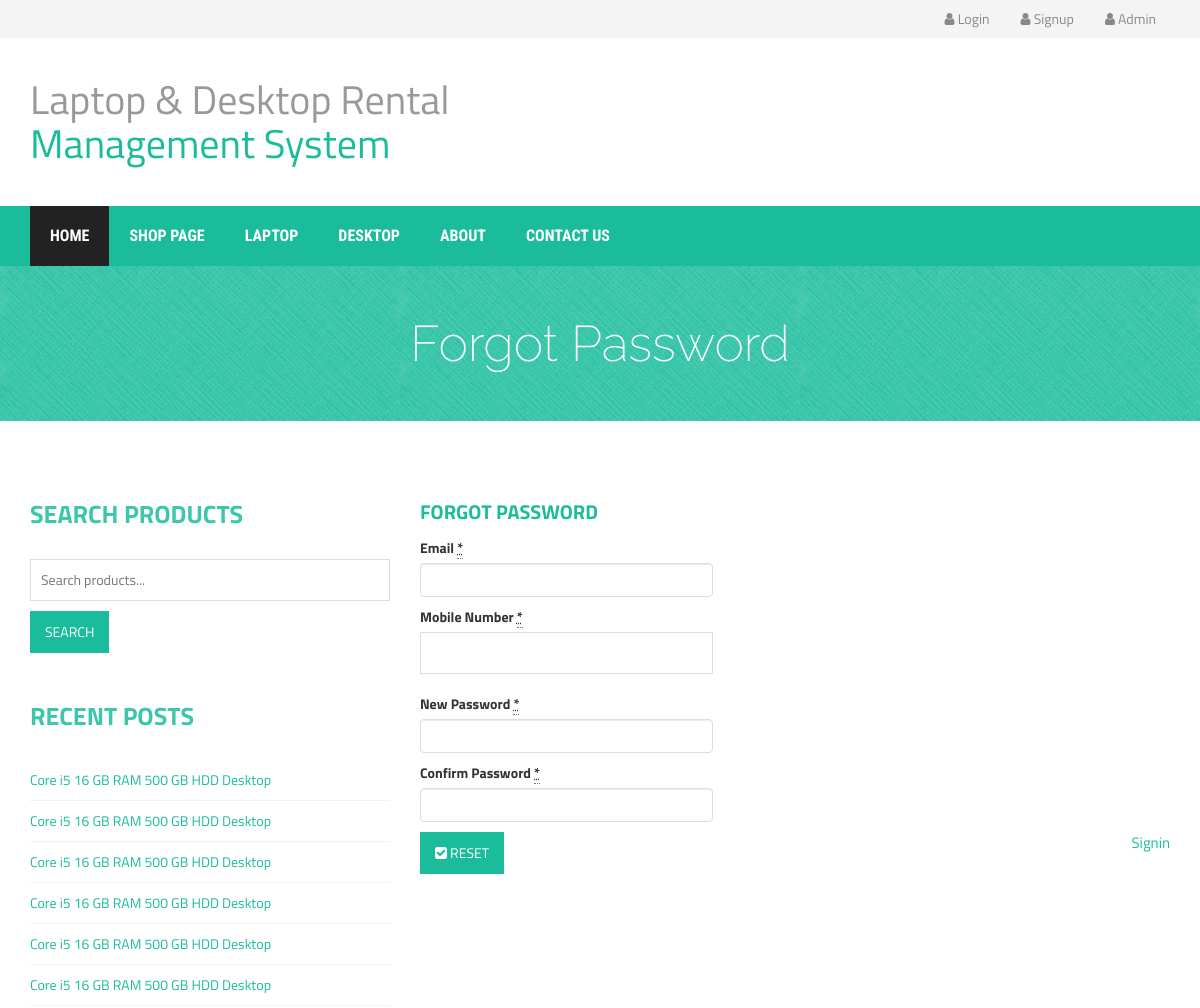
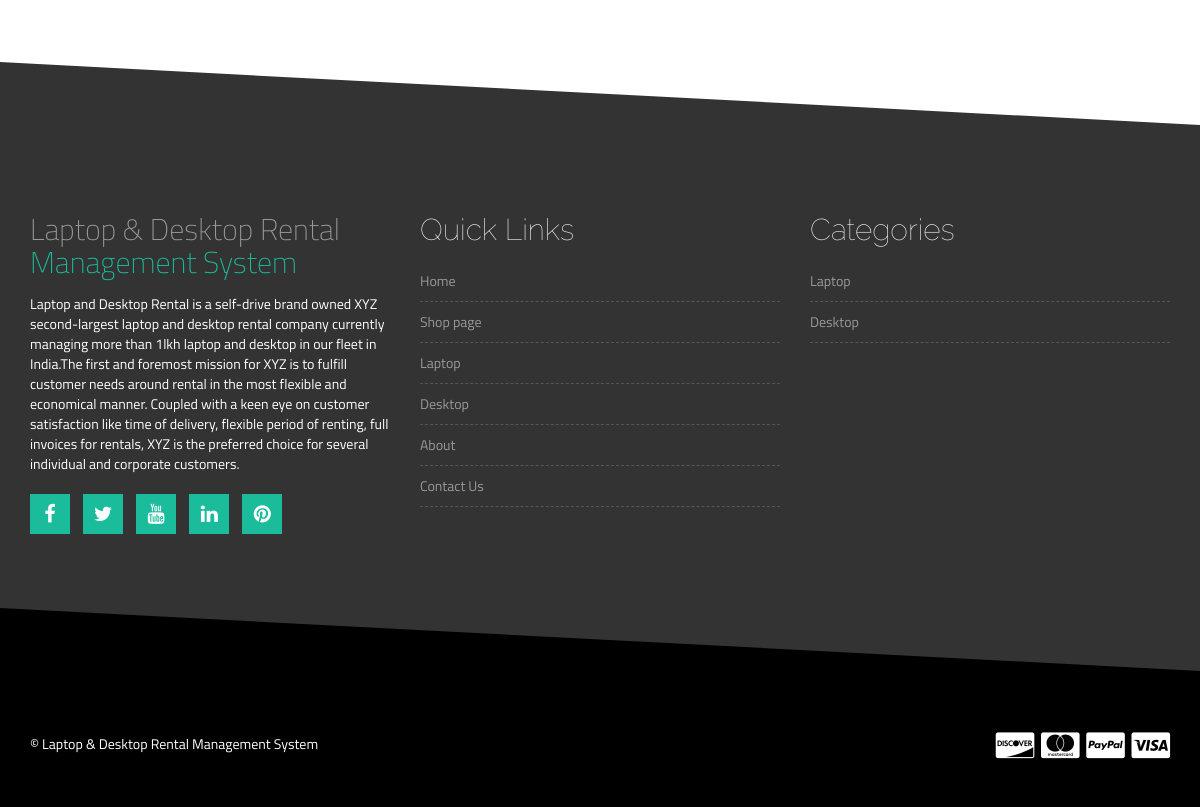
/forgot-password.php, run on the app's committed database (2 pictures, top to bottom).
### tables this page shows
CREATE TABLE `tblproduct` (
  `ID` int(5) NOT NULL,
  `Type` varchar(50) DEFAULT NULL,
  `BrandID` int(5) DEFAULT NULL,
  `ProductName` varchar(250) DEFAULT NULL,
  `Processor` varchar(250) DEFAULT NULL,
  `Screen` varchar(200) DEFAULT NULL,
  `RAM` varchar(100) DEFAULT NULL,
  `Storage` varchar(250) DEFAULT NULL,
  `Charges` varchar(250) DEFAULT NULL,
  `RentalPrice` decimal(10,0) DEFAULT NULL,
  `ProductModel` varchar(250) DEFAULT NULL,
  `ProductDescription` mediumtext DEFAULT NULL,
  `Image` varchar(250) DEFAULT NULL,
  `Image1` varchar(250) DEFAULT NULL,
  `Image2` varchar(250) DEFAULT NULL,
  `Image3` varchar(250) DEFAULT NULL,
  `Image4` varchar(250) DEFAULT NULL,
  `Image5` varchar(250) DEFAULT NULL,
  `CreationDate` timestamp NULL DEFAULT current_timestamp()
);

CREATE TABLE `tblpage` (
  `ID` int(10) NOT NULL,
  `PageType` varchar(200) DEFAULT NULL,
  `PageTitle` mediumtext DEFAULT NULL,
  `PageDescription` mediumtext DEFAULT NULL,
  `Email` varchar(200) DEFAULT NULL,
  `MobileNumber` bigint(10) DEFAULT NULL,
  `UpdationDate` timestamp NOT NULL DEFAULT current_timestamp() ON UPDATE current_timestamp()
);

### forgot-password.php (the view, shortened to what this page needs)
<?php
include('includes/dbconnection.php');
?>
<!DOCTYPE html>
<html lang="en">
  <head>
    <link rel="stylesheet" href="http://maxcdn.bootstrapcdn.com/bootstrap/3.2.0/css/bootstrap.min.css">
    <link rel="stylesheet" href="http://maxcdn.bootstrapcdn.com/font-awesome/4.3.0/css/font-awesome.min.css">
    <link rel="stylesheet" href="css/owl.carousel.css">
    <link rel="stylesheet" href="style.css">
    <link rel="stylesheet" href="css/responsive.css">
  </head>
  <body>
    <?php include_once('includes/header.php');?>
    <div class="product-big-title-area">
        <div class="container">
            <div class="row">
                <div class="col-md-12">
                    <div class="product-bit-title text-center">
                        <h2>Forgot Password</h2>
                    </div>
                </div>
            </div>
        </div>
    </div>
    <div class="single-product-area">
        <div class="zigzag-bottom"></div>
        <div class="container">
            <div class="row">
                <div class="col-md-4">
                    <div class="single-sidebar">
                        <h2 class="sidebar-title">Search Products</h2>
                       <form action="search-result.php" method="post" >
                            <input type="text" name="searchtext" required placeholder="Search products...">
                            <input type="submit" value="Search">
                        </form>
                    </div>
                    <div class="single-sidebar">
                        <h2 class="sidebar-title">Recent Posts</h2>
                        <ul>
                                        <?php
 $query=mysqli_query($con,"select distinct * from tblproduct  order by ID desc limit 6");
 while ($row=mysqli_fetch_array($query)) {
 ?>
                            <li><a href="single-product-details.php?viewid=<?php echo $row['ID'];?>"><?php echo $row['ProductName'];?></a></li>
                        <?php } ?>
                        </ul>
                    </div>
                </div>
                <div class="col-md-8">
                    <div class="product-content-right">
                        <div class="woocommerce">
                            <form method="post" name="chngpwd" onSubmit="return valid();">
                                <div id="customer_details" class="col2-set">
                                    <div class="col-1">
                                        <div class="woocommerce-billing-fields">
                                            <h3>Forgot Password</h3>
                                            <p id="billing_first_name_field" class="form-row form-row-first validate-required">
                                                <label class="">Email <abbr title="required" class="required">*</abbr>
                                                </label>
                                               <input type="email" class="form-control" required="true" name="email">
                                            </p>
                                            <p id="billing_last_name_field" class="form-row form-row-last validate-required">
                                                <label class="">Mobile Number <abbr title="required" class="required">*</abbr>
                                                </label>
                                                <input type="text" class="input-text"  name="mobile" required="true" maxlength="10" pattern="[0-9]+">
                                            </p>
                                             <p id="billing_last_name_field" class="form-row form-row-last validate-required">
                                                <label class="">New Password <abbr title="required" class="required">*</abbr>
                                                </label>
                                                <input class="form-control" type="password" name="newpassword" required="true"/>
                                            </p>
                                             <p id="billing_last_name_field" class="form-row form-row-last validate-required">
                                                <label class="">Confirm Password <abbr title="required" class="required">*</abbr>
                                                </label>
                                                <input class="form-control" type="password" name="confirmpassword" required="true"/>
                                            </p>
                                        </div>
                                    </div>
                                </div>
                              <div class="form-row place-order">
                                            <button type="submit" name="submit"><i class="fa fa-check-square"></i> Reset</button>
<a href="login.php" class="pull-right" style="font-size:15px">Signin</a>
                                        </div>
                            </form>
                        </div>
                    </div>
                </div>
            </div>
        </div>
    </div>
    <?php include_once('includes/footer.php');?>
  </body>
</html>

### includes/footer.php
<div class="footer-top-area">
        <div class="zigzag-bottom"></div>
        <div class="container">
            <div class="row">
                <div class="col-md-4 col-sm-6">
                    <div class="footer-about-us">
                        <h2>Laptop & Desktop Rental<span>  Management System</span></h2>
                        <?php
 $query=mysqli_query($con,"select * from  tblpage where PageType='aboutus'");
 while ($row=mysqli_fetch_array($query)) {
 ?>
                        <p style="color:#fff !important"><?php  echo $row['PageDescription'];?></p><?php } ?>
                        <div class="footer-social">
                            <a href="#" target="_blank"><i class="fa fa-facebook"></i></a>
                            <a href="#" target="_blank"><i class="fa fa-twitter"></i></a>
                            <a href="#" target="_blank"><i class="fa fa-youtube"></i></a>
                            <a href="#" target="_blank"><i class="fa fa-linkedin"></i></a>
                            <a href="#" target="_blank"><i class="fa fa-pinterest"></i></a>
                        </div>
                    </div>
                </div>
                <div class="col-md-4 col-sm-6">
                    <div class="footer-menu">
                        <h2 class="footer-wid-title">Quick Links </h2>
                        <ul>
                           <li class="active"><a href="index.php">Home</a></li>
                        <li><a href="shop.php">Shop page</a></li>
                        <li><a href="laptop.php">Laptop</a></li>
                        <li><a href="desktop.php">Desktop</a></li>
                        <li><a href="aboutus.php">About</a></li>
                        <li><a href="contactus.php">Contact Us</a></li>
                        </ul>
                    </div>
                </div>
                <div class="col-md-4 col-sm-6">
                    <div class="footer-menu">
                        <h2 class="footer-wid-title">Categories</h2>
                        <ul>
                            <li><a href="laptop.php">Laptop</a></li>
                            <li><a href="desktop.php">Desktop</a></li>
                        </ul>
                    </div>
                </div>
            </div>
        </div>
    </div>
    <div class="footer-bottom-area">
        <div class="container">
            <div class="row">
                <div class="col-md-8">
                    <div class="copyright">
                        <p>&copy; Laptop & Desktop Rental Management System</p>
                    </div>
                </div>
                <div class="col-md-4">
                    <div class="footer-card-icon">
                        <i class="fa fa-cc-discover"></i>
                        <i class="fa fa-cc-mastercard"></i>
                        <i class="fa fa-cc-paypal"></i>
                        <i class="fa fa-cc-visa"></i>
                    </div>
                </div>
            </div>
        </div>
    </div>

### style.css (style rules this page uses)
h1, h2, h3, h4, h5, h6 { font-weight: 700; margin: 0 0 15px; }
body { font-family: "Titillium Web", sans-serif; }
.slider-area, .promo-area, .brands-area, .maincontent-area, .footer-top-area, .product-widget-area, .product-breadcroumb-area, .single-product-area { position: relative; overflow: hidden; }
.zigzag-bottom { background: none repeat scroll 0 0 #1abc9c; bottom: -80px; height: 165px; left: -5%; position: absolute; transform: rotate(3deg); width: 108%; z-index: 9; }
.footer-top-area .zigzag-bottom { background: #000; }
.footer-top-area { background: none repeat scroll 0 0 #333; color: #999; padding: 35px 0 180px; }
.footer-bottom-area { background: #000; color: #fff; }
.footer-about-us span { color: #1abc9c; }
.footer-wid-title { font-family: raleway; font-size: 30px; font-weight: 100; color: #fff; }
.footer-about-us h2 { font-weight: 200; }
.footer-menu ul { list-style: outside none none; margin: 0; padding: 0; }
.footer-menu ul li { border-bottom: 1px dashed #555; padding: 5px 0; }
.footer-menu a { display: block; padding: 5px 0; color: #999; }
.footer-social a { background: none repeat scroll 0 0 #1abc9c; color: #fff; display: inline-block; font-size: 20px; height: 40px; margin-bottom: 10px; margin-right: 10px; padding-top: 5px; text-align: center; width: 40px; border: 1px solid #1abc9c; }
.footer-social { margin-top: 20px; }
a { color: #1abc9c; }
.footer-bottom-area { background: none repeat scroll 0 0 #000; color: #fff; padding-bottom: 40px; }
.footer-card-icon { font-size: 30px; text-align: right; }
.copyright > p { margin: 10px 0 0; }
.product-big-title-area { background: url(img/crossword.png) repeat scroll 0 0 #1abc9c; }
.product-bit-title h2 { font-family: raleway; font-size: 50px; font-weight: 200; margin: 0; padding: 50px 0; color: #fff; }
.single-product-area .zigzag-bottom { background-color: #333333; }
.single-product-area { padding: 80px 0 130px; }
.sidebar-title { color: #3dc6ab; font-size: 25px; margin-bottom: 30px; text-transform: uppercase; }
.single-sidebar { margin-bottom: 50px; }
input[type="text"], input[type="password"], input[type="email"], textarea { border: 1px solid #ddd; padding: 10px; }
input[type="submit"], button[type="submit"] { background: none repeat scroll 0 0 #1abc9c; border: medium none; color: #fff; padding: 11px 20px; text-transform: uppercase; }
.single-sidebar input[type="text"] { margin-bottom: 10px; width: 100%; }
.single-sidebar > ul { list-style: outside none none; margin: 0; padding: 0; }
.single-sidebar li { border-bottom: 1px solid #f1f1f1; padding: 10px 0; }
.single-sidebar a { display: block; }
.col2-set { margin-left: -30px; overflow: hidden; }
.col-1, .col-2 { float: left; margin-left: 30px; width: 360px; }
#customer_details label { display: block; margin: 0 0 5px; }
#customer_details input[type="text"], #customer_details textarea, .shipping_calculator input[type="text"] { margin-bottom: 10px; width: 100%; }
#customer_details h3 { color: #1abc9c; font-size: 20px; text-transform: uppercase; }

### css/responsive.css (style rules this page uses)
@media only screen and (min-width: 992px) and (max-width: 1280px) { input[type="submit"], button[type="submit"] { padding: 11px 15px; } }
@media only screen and (min-width: 992px) and (max-width: 1280px) { .col-1, .col-2 { width: 293px; } }

### data on the page
tblproduct: ProductName "Core i5 16 GB RAM 500 GB HDD Desktop"
tblproduct: ProductName "Core i5 16 GB RAM 500 GB HDD Desktop"
tblproduct: ProductName "Core i5 16 GB RAM 500 GB HDD Desktop"
tblproduct: ProductName "Core i5 16 GB RAM 500 GB HDD Desktop"
tblproduct: ProductName "Core i5 16 GB RAM 500 GB HDD Desktop"
tblproduct: ProductName "Core i5 16 GB RAM 500 GB HDD Desktop"
tblpage: PageDescription "Laptop and Desktop Rental is a self-drive brand owned XYZ second-largest laptop and desktop rental company currently managing more than 1lkh laptop and desktop in our fleet in India.The first and foremost mission for XYZ is to fulfill customer needs around rental in the most flexible and economical manner. Coupled with a keen eye on customer satisfaction like time of delivery, flexible period of renting, full invoices for rentals, XYZ is the preferred choice for several individual and corporate customers."
